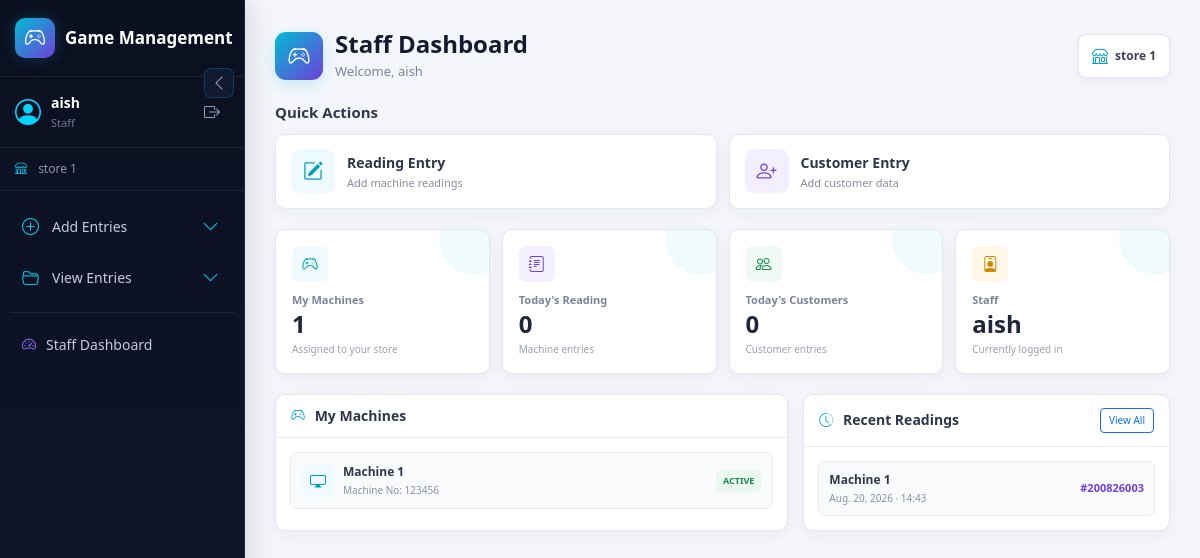
/dashboard/staff/ (signed in), run on an earlier commit of the app's database.
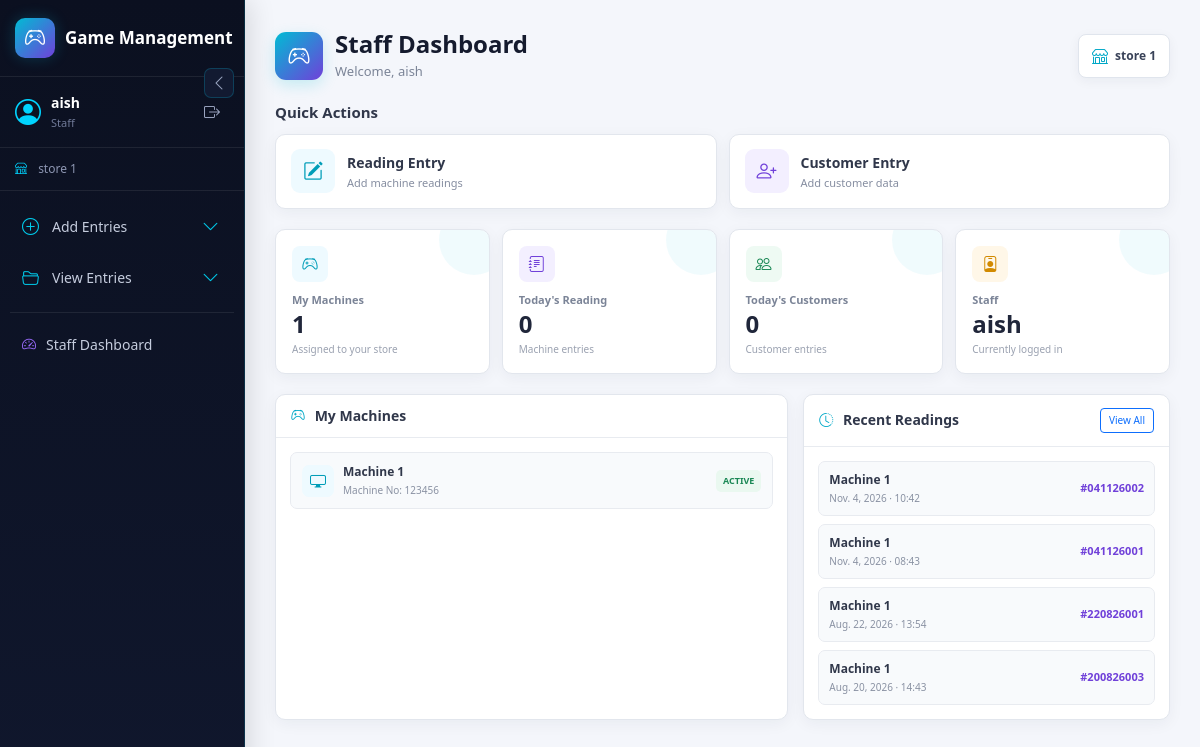
And on a later commit of the database.
### videostore/models.py (models this page shows, shortened)
class User(AbstractUser):
    ROLE_CHOICES = (
        ('superadmin', 'SuperAdmin'),
        ('staff', 'Staff'),
    )
    role = models.CharField(max_length=20, choices=ROLE_CHOICES)
    store = models.ForeignKey('Store', on_delete=models.SET_NULL, null=True, blank=True)
    phone_number = models.CharField(max_length=20, blank=True, null=True)

class Store(models.Model):
    name = models.CharField(max_length=100)
    location = models.CharField(max_length=255, blank=True)

class Machine(models.Model):
    name = models.CharField(max_length=100)
    number = models.CharField(max_length=20, unique=True)
    store = models.ForeignKey(Store, on_delete=models.CASCADE)

class ReadingData(models.Model):
    staff = models.ForeignKey(User, on_delete=models.SET_NULL, null=True, limit_choices_to={'role': 'staff'})
    machine = models.ForeignKey(Machine, on_delete=models.SET_NULL, null=True)
    reading_no = models.CharField(max_length=100)
    reading_1 = models.PositiveIntegerField(default=0)
    reading_2 = models.PositiveIntegerField(default=0)
    reading_3 = models.PositiveIntegerField(default=0)
    reading_4 = models.PositiveIntegerField(default=0)
    date = models.DateField(auto_now_add=True)
    time = models.TimeField(auto_now_add=True)
    photo = models.ImageField(upload_to='uploads/', null=True, blank=True)
    entry_source = models.CharField(
        max_length=30,
        choices=[('staff_entry', 'Staff Entry')],
        default='staff_entry'
    )

### videostore/views.py (the view, shortened to what this page needs)
@login_required
def staff_dashboard(request):
    user = request.user
    if not user.store:
        messages.error(
            request,
            "You are not assigned to any store."
        )
        return redirect('custom_login')
    store = user.store
    machines = Machine.objects.filter(
        store=store
    ).order_by(
        'name',
        'number'
    )
    today = timezone.localdate()
    reading_entries = ReadingData.objects.filter(
        entry_source='staff_entry',
        staff=user
    )
    customer_entries = GameData.objects.filter(
        entry_source='customer_staff_entry',
        staff=user
    )
    today_reading_count = reading_entries.filter(
        date=today
    ).count()
    today_customer_count = customer_entries.filter(
        date=today
    ).count()
    recent_reading_entries = (
        reading_entries
        .select_related(
            'machine'
        )
        .order_by(
            '-date',
            '-time',
            '-id'
        )[:5]
    )
    recent_customer_entries = (
        customer_entries
        .select_related(
            'machine'
        )
        .order_by(
            '-date',
            '-time',
            '-id'
        )[:5]
    )
    context = {
        'machines': machines,
        'machines_count': machines.count(),
        'today_reading_count':
            today_reading_count,
        'today_customer_count':
            today_customer_count,
        'recent_reading_entries':
            recent_reading_entries,
        'recent_customer_entries':
            recent_customer_entries,
    }
    return render(
        request,
        'staff_dashboard.html',
        context
    )

### videostore/templates/staff_dashboard.html (shortened to what this page needs)
{% extends 'base.html' %}
{% load static %}
{% block content %}
<div class="staff-dashboard">
    <div class="dashboard-header">
        <div class="dashboard-title-area">
            <div class="dashboard-icon">
                <i class="bi bi-controller"></i>
            </div>
            <div>
                <h1 class="dashboard-title">
                    Staff Dashboard
                </h1>
                <p class="dashboard-subtitle">
                    Welcome, {{ request.user.username }}
                </p>
            </div>
        </div>
        <div class="store-badge">
            <i class="bi bi-shop"></i>
            <span>
                {% if request.user.store %}
                    {{ request.user.store.name }}
                {% else %}
                    No Store Assigned
                {% endif %}
            </span>
        </div>
    </div>
    <div class="section-title">
        Quick Actions
    </div>
    <div class="quick-actions">
        <a
            href="{% url 'staff_entry' %}"
            class="quick-action"
        >
            <div class="quick-action-icon">
                <i class="bi bi-pencil-square"></i>
            </div>
            <div>
                <div class="quick-action-title">
                    Reading Entry
                </div>
                <div class="quick-action-description">
                    Add machine readings
                </div>
            </div>
        </a>
        <a
            href="{% url 'customer_staff_entry' %}"
            class="quick-action customer"
        >
            <div class="quick-action-icon">
                <i class="bi bi-person-plus"></i>
            </div>
            <div>
                <div class="quick-action-title">
                    Customer Entry
                </div>
                <div class="quick-action-description">
                    Add customer data
                </div>
            </div>
        </a>
    </div>
    <div class="stats-grid">
        <div class="stat-card">
            <div class="stat-icon">
                <i class="bi bi-controller"></i>
            </div>
            <div class="stat-label">
                My Machines
            </div>
            <div class="stat-number">
                {{ machines_count|default:"0" }}
            </div>
            <div class="stat-small">
                Assigned to your store
            </div>
        </div>
        <div class="stat-card">
            <a href="{% url 'staff_entries' %}" style="color: inherit; text-decoration: none;">
            <div class="stat-icon">
                <i class="bi bi-journal-text"></i>
            </div>
            <div class="stat-label">
                    Today's Reading
            </div>
            <div class="stat-number">
                {{ today_reading_count|default:"0" }}
            </div>
            <div class="stat-small">
                Machine entries
            </div>
            </a>
        </div>
        <div class="stat-card">
            <a href="{% url 'customer_entries' %}" style="color: inherit; text-decoration: none;">
            <div class="stat-icon">
                <i class="bi bi-people"></i>
            </div>
            <div class="stat-label">
                    Today's Customers
            </div>
            <div class="stat-number">
                {{ today_customer_count|default:"0" }}
            </div>
            <div class="stat-small">
                Customer entries
            </div>
            </a>
        </div>
        <div class="stat-card">
            <div class="stat-icon">
                <i class="bi bi-person-badge"></i>
            </div>
            <div class="stat-label">
                Staff
            </div>
            <div class="stat-number">
                {{ request.user.username }}
            </div>
            <div class="stat-small">
                Currently logged in
            </div>
        </div>
    </div>
    <div class="dashboard-grid">
        <div class="dashboard-card">
            <div class="dashboard-card-header">
                <h3 class="dashboard-card-title">
                    <i class="bi bi-controller"></i>
                    My Machines
                </h3>
            </div>
            <div class="dashboard-card-body">
                {% if machines %}
                    <div class="machine-list">
                        {% for machine in machines %}
                        <div class="machine-item">
                            <div class="machine-left">
                                <div class="machine-icon">
                                    <i class="bi bi-display"></i>
                                </div>
                                <div>
                                    <div class="machine-name">
                                        {{ machine.name }}
                                    </div>
                                    <div class="machine-number">
                                        Machine No:
                                        {{ machine.number }}
                                    </div>
                                </div>
                            </div>
                            <div class="machine-status">
                                ACTIVE
                            </div>
                        </div>
                        {% endfor %}
                    </div>
                {% endif %}
            </div>
        </div>
        <div class="dashboard-card">
            <div class="dashboard-card-header">
                <h3 class="dashboard-card-title">
                    <i class="bi bi-clock-history"></i>
                    Recent Readings
                </h3>
                <a
                    href="{% url 'staff_entries' %}"
                    class="btn btn-sm btn-outline-primary"
                    style="font-size:10px;"
                >
                    View All
                </a>
            </div>
            <div class="dashboard-card-body">
                {% if recent_reading_entries %}
                    <div class="entry-list">
                        {% for entry in recent_reading_entries %}
                        <div class="entry-item">
                            <div class="entry-main">
                                <div class="entry-title">
                                    {% if entry.machine %}
                                        {{ entry.machine.name }}
                                    {% else %}
                                        Machine
                                    {% endif %}
                                </div>
                                <div class="entry-info">
                                    {{ entry.date }}
                                    ·
                                    {{ entry.time|time:"H:i" }}
                                </div>
                            </div>
                            <div class="entry-number">
                                #{{ entry.reading_no }}
                            </div>
                        </div>
                        {% endfor %}
                    </div>
                {% endif %}
            </div>
        </div>
    </div>
</div>
{% endblock %}

### videostore/templates/base.html (shortened to what this page needs)
<!DOCTYPE html>
<html lang="en">
<head>
    <link
        href="https://cdn.jsdelivr.net/npm/bootstrap@5.3.3/dist/css/bootstrap.min.css"
        rel="stylesheet"
    >
    <link
        href="https://cdn.jsdelivr.net/npm/bootstrap-icons@1.11.3/font/bootstrap-icons.css"
        rel="stylesheet"
    >
</head>
<body>
    <aside
        class="desktop-sidebar d-none d-md-flex"
        id="sidebar"
    >
        <div class="sidebar-top">
            <div class="game-brand">
                <div class="game-brand-icon">
                    <i class="bi bi-controller"></i>
                </div>
                <div class="game-brand-text-wrapper">
                    <div class="game-brand-text">
                        Game Management
                    </div>
                </div>
            </div>
        </div>
        <div class="user-section">
            <div class="user-profile">
                <div class="user-info">
                    <i class="bi bi-person-circle user-icon"></i>
                    <div class="nav-text">
                        <div class="username">
                            {{ request.user.username }}
                        </div>
                        <div class="user-role">
                            {% if request.user.is_superuser %}
                                Super Admin
                            {% elif request.user.role %}
                                {{ request.user.role|title }}
                            {% else %}
                                Staff
                            {% endif %}
                        </div>
                    </div>
                </div>
                <a
                    href="{% url 'custom_logout' %}"
                    class="logout-btn nav-text"
                    title="Logout"
                >
                    <i class="bi bi-box-arrow-right"></i>
                </a>
            </div>
        </div>
        {% if request.user.store %}
            <div class="store-section">
                <i class="bi bi-shop me-2"></i>
                <span class="nav-text">
                    {{ request.user.store.name }}
                </span>
            </div>
        {% endif %}
        <div class="sidebar-nav">
            <ul>
                <li>
                    <button
                        type="button"
                        class="menu-toggle"
                        onclick="toggleSubmenu(this)"
                    >
                        <i class="bi bi-plus-circle"></i>
                        <span class="nav-text">
                            Add Entries
                        </span>
                        <i class="bi bi-chevron-down menu-arrow"></i>
                    </button>
                </li>
                <li>
                    <button
                        type="button"
                        class="menu-toggle"
                        onclick="toggleSubmenu(this)"
                    >
                        <i class="bi bi-folder2-open"></i>
                        <span class="nav-text">
                            View Entries
                        </span>
                        <i class="bi bi-chevron-down menu-arrow"></i>
                    </button>
                </li>
                {% if request.user.role == 'staff' %}
                    <li class="superadmin-link">
                        <a href="{% url 'staff_dashboard' %}">
                            <i class="bi bi-speedometer2"></i>
                            <span class="nav-text">
                                Staff Dashboard
                            </span>
                        </a>
                    </li>
                {% endif %}
            </ul>
        </div>
        <button
            type="button"
            class="sidebar-toggle"
            onclick="toggleSidebar()"
            title="Collapse sidebar"
            id="sidebarToggle"
        >
            <i class="bi bi-chevron-left"></i>
        </button>
    </aside>
    <div
        class="main-wrapper"
        id="mainWrapper"
    >
        <main class="content">
            {% block content %}
            {% endblock %}
        </main>
    </div>
</body>
</html>

What changed in the data, as far as the page shows it:
added ReadingData: machine.name "Machine 1", date "Nov. 4, 2026", time "10:42", reading_no "041126002"
added ReadingData: machine.name "Machine 1", date "Nov. 4, 2026", time "08:43", reading_no "041126001"
added ReadingData: machine.name "Machine 1", date "Aug. 22, 2026", time "13:54", reading_no "220826001"
